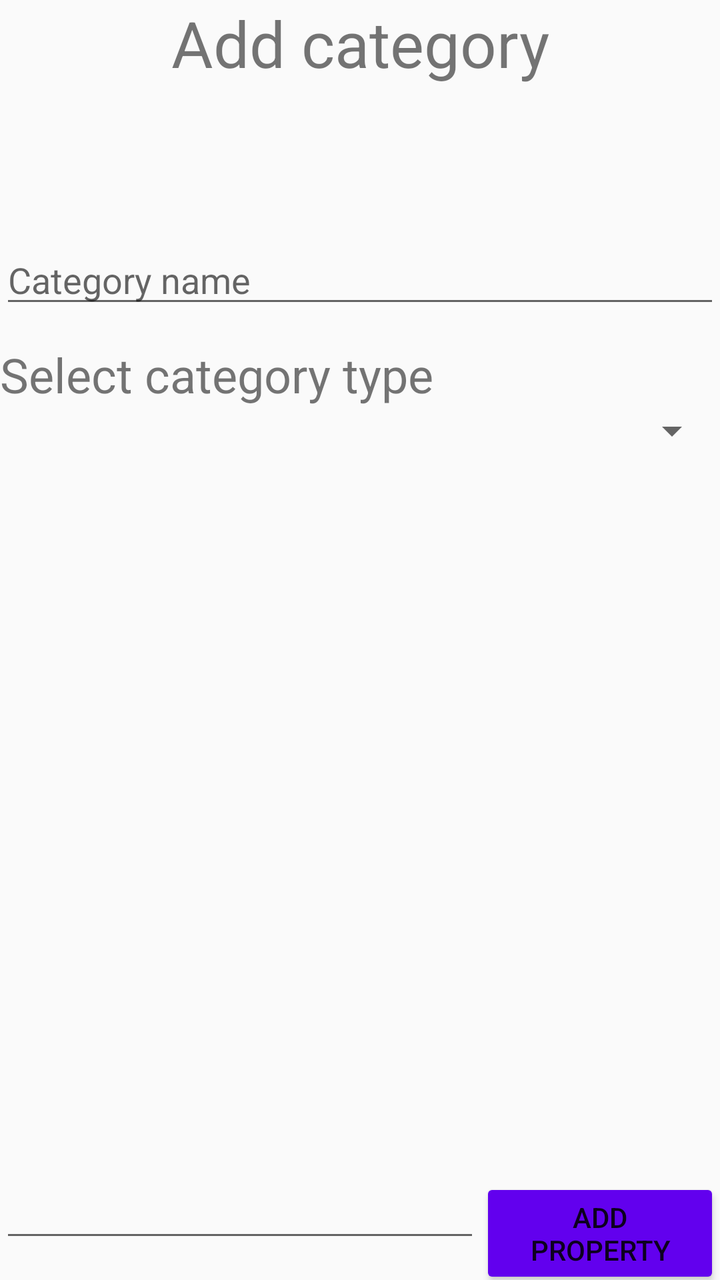
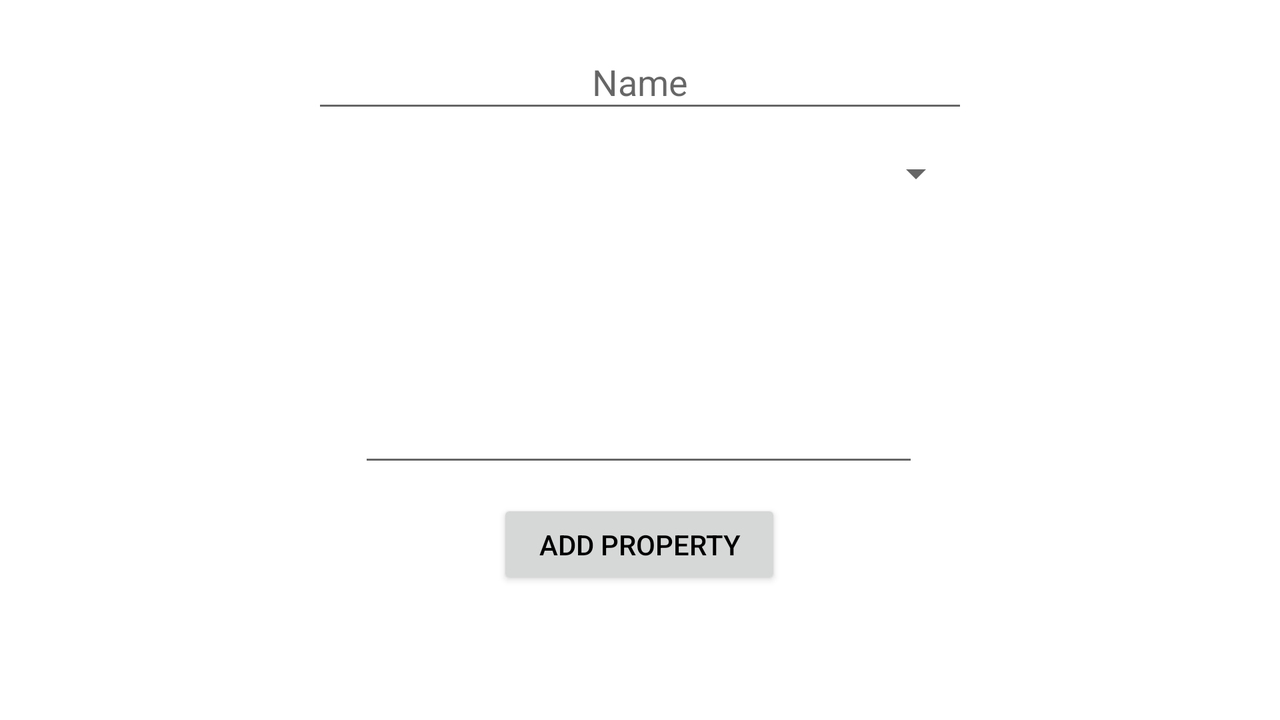

The same Android screen from two of the app's own layout files: first res/layout/ as a phone draws it, then the repository's variant for another configuration, drawn on a device whose configuration selects that folder. Both files follow.
<!-- AndroidManifest.xml: application theme AppTheme -->
<!-- res/layout/fragment_add_category.xml -->
<?xml version="1.0" encoding="utf-8"?>
<layout xmlns:android="http://schemas.android.com/apk/res/android"
    xmlns:app="http://schemas.android.com/apk/res-auto"
    xmlns:tools="http://schemas.android.com/tools">
    <data>
        <variable
            name="addCategory"
            type="com.example.habbito.viewmodel.AddCategoryViewModel"
            />
    </data>
<androidx.constraintlayout.widget.ConstraintLayout
    android:layout_width="match_parent"
    android:layout_height="match_parent"
    tools:context=".fragments.AddCategoryFragment">


    <EditText
        android:id="@+id/etAddCategoryName"
        android:layout_width="match_parent"
        android:layout_height="wrap_content"
        android:hint="Category name"
        android:text="@{addCategory.categoryName}"
        app:layout_constraintBottom_toTopOf="@+id/textView"
        app:layout_constraintEnd_toEndOf="parent"
        app:layout_constraintHorizontal_bias="0.5"
        app:layout_constraintStart_toStartOf="parent"
        app:layout_constraintTop_toBottomOf="@+id/textView3"
        app:layout_constraintVertical_bias="0.86" />

    <TextView
        android:id="@+id/textView"
        android:layout_width="match_parent"
        android:layout_height="wrap_content"
        android:text="@string/select_category_type"
        android:textSize="24sp"
        app:layout_constraintBottom_toTopOf="@+id/spinnerAddCategoryType"
        app:layout_constraintEnd_toEndOf="parent"
        app:layout_constraintHorizontal_bias="0.0"
        app:layout_constraintStart_toStartOf="parent" />

    <TextView
        android:id="@+id/textView3"
        android:layout_width="match_parent"
        android:layout_height="wrap_content"
        android:text="@string/add_category"
        android:textAlignment="center"
        android:textSize="32sp"
        app:layout_constraintEnd_toEndOf="parent"
        app:layout_constraintStart_toStartOf="parent"
        app:layout_constraintTop_toTopOf="parent" />

    <Spinner
        android:id="@+id/spinnerAddCategoryType"
        android:layout_width="match_parent"
        android:layout_height="wrap_content"
        app:layout_constraintBottom_toBottomOf="parent"
        app:layout_constraintEnd_toEndOf="parent"
        app:layout_constraintHorizontal_bias="0.5"
        app:layout_constraintStart_toStartOf="parent"
        app:layout_constraintTop_toTopOf="parent"
        app:layout_constraintVertical_bias="0.32999998" />


    <ListView
        android:id="@+id/lvCategoryProperty"
        android:layout_width="match_parent"
        android:layout_height="393dp"
        android:layout_marginTop="32dp"
        android:layout_marginBottom="32dp"
        app:layout_constraintBottom_toTopOf="@+id/linearLayout"
        app:layout_constraintEnd_toEndOf="parent"
        app:layout_constraintHorizontal_bias="0.5"
        app:layout_constraintStart_toStartOf="parent"
        app:layout_constraintTop_toBottomOf="@+id/spinnerAddCategoryType"
        app:layout_constraintVertical_bias="0.0" />

    <LinearLayout
        android:id="@+id/linearLayout"
        android:layout_width="match_parent"
        android:layout_height="wrap_content"
        app:layout_constraintBottom_toBottomOf="parent"
        app:layout_constraintEnd_toEndOf="parent"
        app:layout_constraintHorizontal_bias="0.5"
        app:layout_constraintStart_toStartOf="parent"
        app:layout_constraintTop_toTopOf="parent"
        app:layout_constraintVertical_bias="1.0">

        <EditText
            android:id="@+id/etAddCategoryProperty"
            android:layout_width="0dp"
            android:layout_height="wrap_content"
            android:layout_weight="2" />

        <Button
            android:id="@+id/btnAddCategoryProperty"
            android:layout_width="0dp"
            android:layout_height="wrap_content"
            android:layout_weight="1"
            android:backgroundTint="@color/colorPrimary"
            android:text="Add property"
            android:textAlignment="center" />
    </LinearLayout>


</androidx.constraintlayout.widget.ConstraintLayout>
</layout>
<!-- resources referenced by this layout -->
<resources>
  <string name="add_category">Add category</string>
  <string name="select_category_type">Select category type</string>
  <style name="AppTheme" parent="Theme.AppCompat.Light.DarkActionBar">
          
          <item name="colorPrimary">@color/colorPrimary</item>
          <item name="colorPrimaryDark">@color/colorPrimaryDark</item>
          <item name="colorAccent">@color/colorAccent</item>
          
      </style>
</resources>
<!-- res/layout-land/fragment_add_category.xml (the repository's variant of the layout above) -->
<!-- drawn on the phone turned sideways -->
<?xml version="1.0" encoding="utf-8"?>
<androidx.constraintlayout.widget.ConstraintLayout
    xmlns:android="http://schemas.android.com/apk/res/android"
    xmlns:app="http://schemas.android.com/apk/res-auto"
    xmlns:tools="http://schemas.android.com/tools"
    android:layout_width="match_parent"
    android:layout_height="match_parent"
    android:background="@color/white"
    tools:context=".fragments.AddCategoryFragment">


    <EditText
        android:id="@+id/etAddCategoryName"
        android:layout_width="328dp"
        android:layout_height="44dp"
        android:hint="Name"
        android:textAlignment="center"
        app:layout_constraintBottom_toBottomOf="parent"
        app:layout_constraintEnd_toEndOf="parent"
        app:layout_constraintStart_toStartOf="parent"
        app:layout_constraintTop_toTopOf="parent"
        app:layout_constraintVertical_bias="0.055" />

    <ListView
        android:id="@+id/lvCategoryProperty"
        android:layout_width="325dp"
        android:layout_height="70dp"
        android:layout_marginBottom="32dp"
        app:layout_constraintBottom_toTopOf="@+id/linearLayout"
        app:layout_constraintEnd_toEndOf="parent"
        app:layout_constraintStart_toStartOf="parent"
        app:layout_constraintTop_toBottomOf="@+id/spinnerAddCategoryType"
        app:layout_constraintVertical_bias="0.0" />

    <EditText
        android:id="@+id/etAddCategoryProperty"
        android:layout_width="280dp"
        android:layout_height="56dp"
        android:layout_marginTop="12dp"
        android:layout_weight="2"
        app:layout_constraintEnd_toEndOf="parent"
        app:layout_constraintHorizontal_bias="0.498"
        app:layout_constraintStart_toStartOf="parent"
        app:layout_constraintTop_toBottomOf="@+id/lvCategoryProperty" />

    <Button
        android:id="@+id/btnAddCategoryProperty"
        android:layout_width="142dp"
        android:layout_height="45dp"
        android:layout_weight="1"
        android:text="Add property"
        android:textAlignment="center"
        android:textColor="#000000"
        app:layout_constraintBottom_toBottomOf="parent"
        app:layout_constraintEnd_toEndOf="parent"
        app:layout_constraintHorizontal_bias="0.499"
        app:layout_constraintStart_toStartOf="parent"
        app:layout_constraintTop_toBottomOf="@+id/etAddCategoryProperty"
        app:layout_constraintVertical_bias="0.147" />

    <Spinner
        android:id="@+id/spinnerAddCategoryType"
        android:layout_width="324dp"
        android:layout_height="27dp"
        app:layout_constraintBottom_toBottomOf="parent"
        app:layout_constraintEnd_toEndOf="parent"
        app:layout_constraintStart_toStartOf="parent"
        app:layout_constraintTop_toBottomOf="@+id/etAddCategoryName"
        app:layout_constraintVertical_bias="0.044" />


</androidx.constraintlayout.widget.ConstraintLayout>
<!-- resources referenced by the variant -->
<!-- as the phone turned sideways resolves them -->
<resources>
  <style name="AppTheme" parent="Theme.AppCompat.Light.DarkActionBar">
          
          <item name="colorPrimary">@color/colorPrimary</item>
          <item name="colorPrimaryDark">@color/colorPrimaryDark</item>
          <item name="colorAccent">@color/colorAccent</item>
          
      </style>
</resources>
